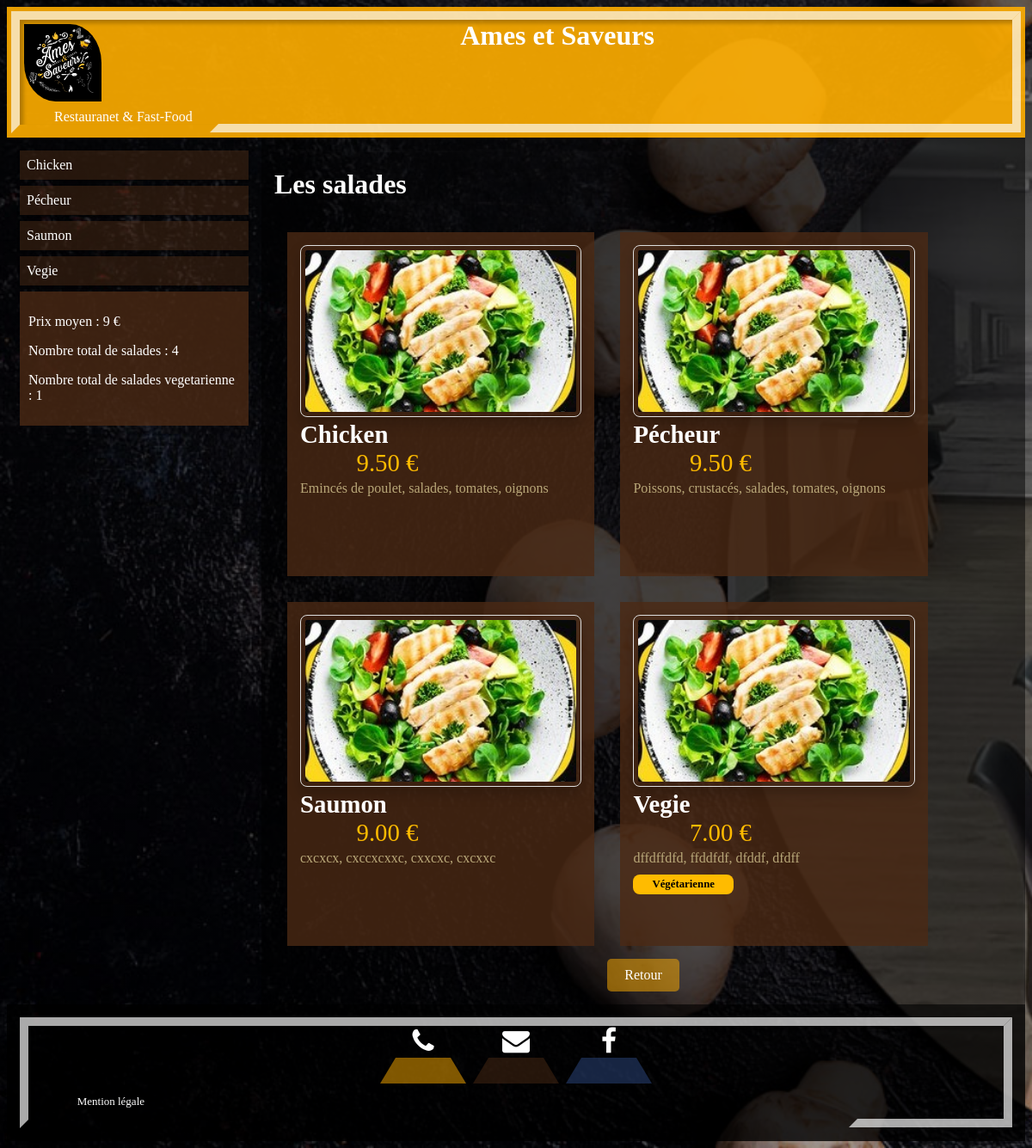
Page /salade/ on the committed database.
### salade/models.py (models this page shows, shortened)
class Salade(models.Model):
    nom = models.CharField(max_length=128)
    ingredients = models.CharField(max_length=400)
    prix = models.FloatField(default=0)
    vegetarienne = models.BooleanField(default=False)
    stock = models.BooleanField(default=True)
    thumbnail = models.ImageField(upload_to="salade/static/salade/images", blank=True, null=True)

### salade/views.py (the view)
# urls.py: path("", views.index, name="index"),
def index(request):
    salades = Salade.objects.all().order_by('nom')
    salade_data = {
        'nom': [salade.nom for salade in salades],
        'prix': [salade.prix for salade in salades],
        'ingredients': [salade.ingredients for salade in salades],
        'vegetarienne': [salade.vegetarienne for salade in salades],
        'stock': [salade.stock for salade in salades],
        'image': [salade.thumbnail for salade in salades],
    }
    df_salade  = pd.DataFrame(salade_data)
    nombre_total_salades = len(df_salade)
    prix_moyen_salades = round(df_salade['prix'].mean())
    filtre_vegetarienne_salades = (df_salade['vegetarienne'] == True)
    nombre_vegetarienne_salades = df_salade.loc[filtre_vegetarienne_salades, 'nom'].count()
    return render(request, 'salade/index.html', {'salades' : salades,
                                               'nombre_total_salades' : nombre_total_salades,
                                               'prix_moyen_salades' : prix_moyen_salades,
                                               'nombre_vegetarienne_salades' : nombre_vegetarienne_salades})

### salade/templates/salade/index.html (shortened to what this page needs)
{% load static %}
<!DOCTYPE html>
<html lang="fr">
<head>
    <link rel="stylesheet" href="https://cdnjs.cloudflare.com/ajax/libs/font-awesome/4.7.0/css/font-awesome.min.css">
    <link href="{% static 'salade/style.css' %}" rel="stylesheet">
</head>
<body>
  <div class="header">
    <div class="headtop">
      <div class="row">
        <div class="col-1 col-s-1 header1"><a href="{% url 'main:index' %}"><img width=100px src="{% static 'main/images/logo.jpg' %}"/></a></div>
        <div class="col-11 col-s-12 header1"><h1>Ames et Saveurs</h1></div>
      </div>
      <div class="row">
        <div class="col-12 col-s-12 header1"><p>Restauranet & Fast-Food</p></div>
      </div>
    </div>
  </div>
      <div class="row">
        <div class="col-3 col-s-3 menu">
          <ul>
            {% for salade in salades %}
            <a class="lien" href="{% url 'salade:salade_detail' salade_id=salade.pk %}"><li>{{salade.nom}}</li></a>
            {% endfor %}
            <div class="stat">
              <p>Prix moyen : {{ prix_moyen_salades }} €</p>
              <p>Nombre total de salades : {{ nombre_total_salades }}</p>
              <p>Nombre total de salades vegetarienne : {{ nombre_vegetarienne_salades }}</p></div>
          </ul>
        </div>
        <div class="col-9 col-s-12 text">
          <h1>Les salades</h1>
          <div class="row">
            {% for salade in salades %}
            <div class="col-5 col-s-5 produits">
              <div class="menu_list">
                  <div class="menu_list_item">
                    <span class="menu_list_img"><a href="{% url 'salade:salade_detail' salade_id=salade.pk %}"><img src="{{ salade.thumbnail }}"></a></span><br>
                      <span class="menu_list_title">{{salade.nom}}</span><br>
                      <span class="menu_list_prix">{{salade.prix | floatformat:2}} €</span>
                      <span class="menu_list_ingredients">{{salade.ingredients}}</span>
                      {% if salade.vegetarienne %}
                      <span class="menu_list_vegetarienne">Végétarienne</span>
                      {% endif %}
                  </div>
              </div>
            </div>
            {% endfor %}
          </div>
          <div class="container">
            <a href="javascript:void(0);" onclick="window.history.back();" class="back-link">Retour</a>
          </div>
        </div>
      </div>
      <div class="footer">
        <div class="headfoot">
          <a
              class="phone"
              href="tel:+33985235091"
              role="button"
              ><i class="fa fa-phone"></i
              ></a>
          <a
              class="mail"
              href="mailto:amesetsaveurs@gmail.com"
              role="button"
              ><i class="fa fa-envelope"></i
              ></a>
          <a
              class="facebook"
              href="https://www.facebook.com/amesetsaveurs/"
              target="_blank"
              role="button"
              ><i class="fa fa-facebook-f"></i>
            </a>
            <p class="mention"> Mention légale</p>
        </div>
      </div>
</body>
</html>

### rows in the picture
Salade: nom "Chicken", thumbnail (picture), prix "9.50", ingredients "Emincés de poulet, salades, tomates, oignons"
Salade: nom "Pécheur", thumbnail (picture), prix "9.50", ingredients "Poissons, crustacés, salades, tomates, oignons"
Salade: nom "Saumon", thumbnail (picture), prix "9.00", ingredients "cxcxcx, cxccxcxxc, cxxcxc, cxcxxc"
Salade: nom "Vegie", thumbnail (picture), prix "7.00", ingredients "dffdffdfd, ffddfdf, dfddf, dfdff", vegetarienne "Végétarienne"

### other values in the picture
{{ prix_moyen_salades }} "9"
{{ nombre_total_salades }} "4"
{{ nombre_vegetarienne_salades }} "1"
